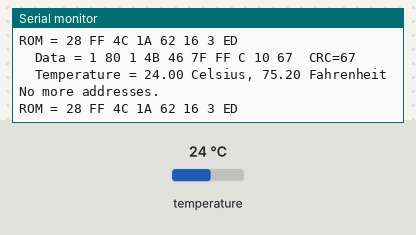
The sketch below on a simulated Particle Photon. Parts: the last lines printed to the serial monitor. The test bench sets the inputs (shaded band); at power-on: temperature 24 °C.

Above: at 3.1 s.
3.2 s: temperature set to 12 °C
At 3.79 s:
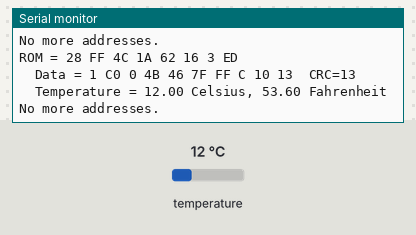
6.3 s: temperature set to 28 °C
At 7.0 s:
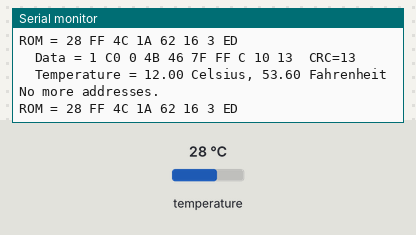
10.2 s: temperature set to 33 °C
At 10.7 s:
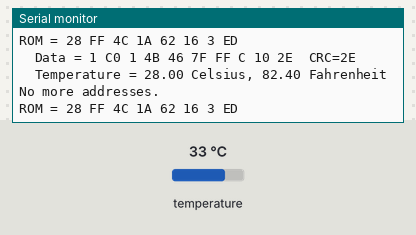
14.0 s: temperature set to 7 °C
At 15.0 s:
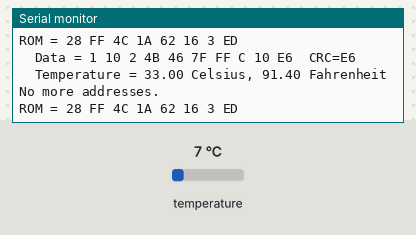
17.9 s: temperature set to 10 °C
At 18.8 s:
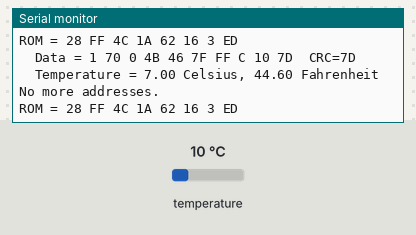
21.7 s: temperature set to 8 °C
At 22.7 s:
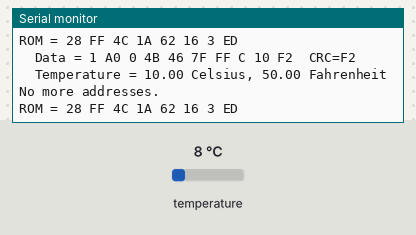
Timing chart, 0 to 24.7 s (numbered marks = the images above; inputs shaded):
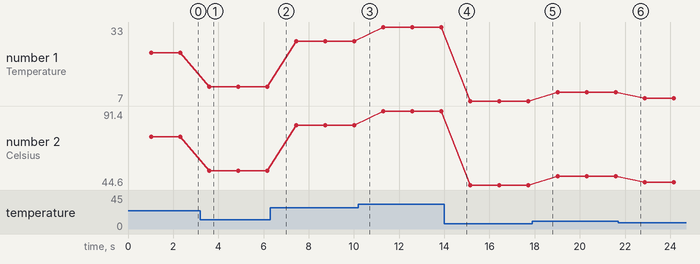

Measured:
- after the input at 3.2 s, the serial monitor: prints a new line after 0.39 s (image 1)
- plotted number 1: 24 → 12 after the input at 3.2 s, 28 → 33 after the input at 10.2 s, 10 → 8 after the input at 21.7 s
- plotted number 2: 75.2 → 53.6 after the input at 3.2 s, 53.6 → 82.4 after the input at 6.3 s, 82.4 → 91.4 after the input at 10.2 s, 91.4 → 44.6 after the input at 14.0 s, 44.6 → 50 after the input at 17.9 s

The sketch:

main.ino
```cpp
// This #include statement was automatically added by the Particle IDE.
#include "OneWire/OneWire.h"

int ow = D0;    // put the onewire bus on D0

OneWire  ds(ow);
double tempC = 0;
double tempF = 0;

void setup() {
  Particle.function("therTemp", therTemp);
  Particle.function("get_celsius", get_celsius);
  Particle.variable("celsius", &tempC, DOUBLE);
  Particle.variable("fahrenheit", &tempF, DOUBLE);
}

float get_celsius(String command) {
    byte i;
    byte present = 0;
  byte type_s = 0;
  byte data[12];
  byte addr[8];
  float celsius;

  int search_attempts=0;
  while(!ds.search(addr) || search_attempts < 10) {
      search_attempts++;
      ds.reset_search();
      delay(250);
  }

  ds.reset();
  ds.select(addr);
  ds.write(0x44, 1);        // start conversion, with parasite power on at the end

  delay(1000);     // maybe 750ms is enough, maybe not
  // we might do a ds.depower() here, but the reset will take care of it.

  present = ds.reset();
  ds.select(addr);
  ds.write(0xBE);

  // Convert the data to actual temperature
  // because the result is a 16 bit signed integer, it should
  // be stored to an "int16_t" type, which is always 16 bits
  // even when compiled on a 32 bit processor.
  int16_t raw = (data[1] << 8) | data[0];
  if (type_s) {
    raw = raw << 3; // 9 bit resolution default
    if (data[7] == 0x10) {
      // "count remain" gives full 12 bit resolution
      raw = (raw & 0xFFF0) + 12 - data[6];
    }
  } else {
    byte cfg = (data[4] & 0x60);
    // at lower res, the low bits are undefined, so let's zero them
    if (cfg == 0x00) raw = raw & ~7;  // 9 bit resolution, 93.75 ms
    else if (cfg == 0x20) raw = raw & ~3; // 10 bit res, 187.5 ms
    else if (cfg == 0x40) raw = raw & ~1; // 11 bit res, 375 ms
    //// default is 12 bit resolution, 750 ms conversion time
  }

  celsius = (float)raw / 16.0;

  return celsius;
}

void loop() {
  byte i;
  byte present = 0;
  byte type_s = 0;
  byte data[12];
  byte addr[8];
  float celsius, fahrenheit;

 if ( !ds.search(addr)) {
    Serial.println("No more addresses.");
    Serial.println();
    ds.reset_search();
    delay(250);
    return;
  }

  Serial.print("ROM =");
  for( i = 0; i < 8; i++) {
    Serial.write(' ');
    Serial.print(addr[i], HEX);
  }

  if (OneWire::crc8(addr, 7) != addr[7]) {
      Serial.println("CRC is not valid!");
      return;
  }
  Serial.println();
  ds.reset();
  ds.select(addr);
  ds.write(0x44, 1);        // start conversion, with parasite power on at the end

  delay(1000);     // maybe 750ms is enough, maybe not
  // we might do a ds.depower() here, but the reset will take care of it.

  present = ds.reset();
  ds.select(addr);
  ds.write(0xBE);         // Read Scratchpad

  Serial.print("  Data = ");
  Serial.print(present, HEX);
  Serial.print(" ");
  for ( i = 0; i < 9; i++) {           // we need 9 bytes
    data[i] = ds.read();
    Serial.print(data[i], HEX);
    Serial.print(" ");
  }

  Serial.print(" CRC=");
  Serial.print(OneWire::crc8(data, 8), HEX);
  Serial.println();

  // Convert the data to actual temperature
  // because the result is a 16 bit signed integer, it should
  // be stored to an "int16_t" type, which is always 16 bits
  // even when compiled on a 32 bit processor.
  int16_t raw = (data[1] << 8) | data[0];
  if (type_s) {
    raw = raw << 3; // 9 bit resolution default
    if (data[7] == 0x10) {
      // "count remain" gives full 12 bit resolution
      raw = (raw & 0xFFF0) + 12 - data[6];
    }
  } else {
    byte cfg = (data[4] & 0x60);
    // at lower res, the low bits are undefined, so let's zero them
    if (cfg == 0x00) raw = raw & ~7;  // 9 bit resolution, 93.75 ms
    else if (cfg == 0x20) raw = raw & ~3; // 10 bit res, 187.5 ms
    else if (cfg == 0x40) raw = raw & ~1; // 11 bit res, 375 ms
    //// default is 12 bit resolution, 750 ms conversion time
  }

  celsius = (float)raw / 16.0;
  fahrenheit = celsius * 1.8 + 32.0;
  tempC = (double)celsius;
  tempF = (double)fahrenheit;
  Serial.print("  Temperature = ");
  Serial.print(celsius);
  Serial.print(" Celsius, ");
  Serial.print(fahrenheit);
  Serial.println(" Fahrenheit");

}

int therTemp(String command) {
    return 0;
}


float get_farenheit(String command) {
    return get_celsius("") * 1.8 + 32.0;
}
```
